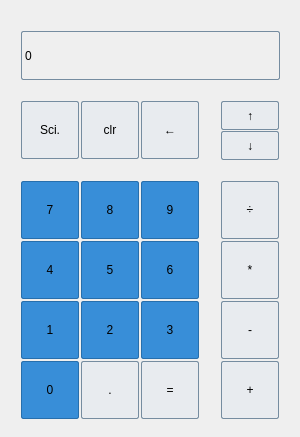
<?xml version="1.0" encoding="UTF-8"?>
<ui version="4.0">
 <class>MainWindow</class>
 <widget class="QMainWindow" name="MainWindow">
  <property name="geometry">
   <rect>
    <x>0</x>
    <y>0</y>
    <width>300</width>
    <height>437</height>
   </rect>
  </property>
  <property name="windowTitle">
   <string>MainWindow</string>
  </property>
  <widget class="QWidget" name="centralWidget">
   <widget class="QLabel" name="label">
    <property name="geometry">
     <rect>
      <x>20</x>
      <y>30</y>
      <width>261</width>
      <height>51</height>
     </rect>
    </property>
    <property name="styleSheet">
     <string notr="true">QLabel {
	font: 25 20pt &quot;Ubuntu&quot;;
	qproperty-alignment: 'AlignVCenter | AlignRight';
	border-style: solid;
	border-width: 1px;
	border-radius: 2px;
	border-color: #758ca0;
	margin: 1px;
}</string>
    </property>
    <property name="text">
     <string>0</string>
    </property>
   </widget>
   <widget class="QPushButton" name="pushButton">
    <property name="geometry">
     <rect>
      <x>20</x>
      <y>100</y>
      <width>60</width>
      <height>60</height>
     </rect>
    </property>
    <property name="sizeIncrement">
     <size>
      <width>0</width>
      <height>0</height>
     </size>
    </property>
    <property name="styleSheet">
     <string notr="true">QPushButton {
	background-color: #e8ebef;
    border-style: solid;
    border-width: 1px;
    border-radius: 2px;
    border-color: #758ca0;
	margin: 1px;
}
QPushButton:pressed {
    background-color: #388ed8;
}
QPushButton:hover{ 
	background-color: #b5bfcc;
	color: #374c5e;
}
</string>
    </property>
    <property name="text">
     <string>Sci.</string>
    </property>
   </widget>
   <widget class="QPushButton" name="pushButton_2">
    <property name="geometry">
     <rect>
      <x>80</x>
      <y>100</y>
      <width>60</width>
      <height>60</height>
     </rect>
    </property>
    <property name="sizeIncrement">
     <size>
      <width>0</width>
      <height>0</height>
     </size>
    </property>
    <property name="styleSheet">
     <string notr="true">QPushButton {
	background-color: #e8ebef;
    border-style: solid;
    border-width: 1px;
    border-radius: 2px;
    border-color: #758ca0;
	margin: 1px;
}
QPushButton:pressed {
    background-color: #388ed8;
}
QPushButton:hover{ 
	background-color: #b5bfcc;
	color: #374c5e;
}
</string>
    </property>
    <property name="text">
     <string>clr</string>
    </property>
   </widget>
   <widget class="QPushButton" name="pushButton_3">
    <property name="geometry">
     <rect>
      <x>140</x>
      <y>100</y>
      <width>60</width>
      <height>60</height>
     </rect>
    </property>
    <property name="sizeIncrement">
     <size>
      <width>0</width>
      <height>0</height>
     </size>
    </property>
    <property name="styleSheet">
     <string notr="true">QPushButton {
	background-color: #e8ebef;
    border-style: solid;
    border-width: 1px;
    border-radius: 2px;
    border-color: #758ca0;
	margin: 1px;
}
QPushButton:pressed {
    background-color: #388ed8;
}
QPushButton:hover{ 
	background-color: #b5bfcc;
	color: #374c5e;
}
</string>
    </property>
    <property name="text">
     <string>←</string>
    </property>
   </widget>
   <widget class="QPushButton" name="pushButton_4">
    <property name="geometry">
     <rect>
      <x>220</x>
      <y>100</y>
      <width>60</width>
      <height>31</height>
     </rect>
    </property>
    <property name="sizeIncrement">
     <size>
      <width>0</width>
      <height>0</height>
     </size>
    </property>
    <property name="styleSheet">
     <string notr="true">QPushButton {
	background-color: #e8ebef;
    border-style: solid;
    border-width: 1px;
    border-radius: 2px;
    border-color: #758ca0;
	margin: 1px;
}
QPushButton:pressed {
    background-color: #388ed8;
}
QPushButton:hover{ 
	background-color: #b5bfcc;
	color: #374c5e;
}
</string>
    </property>
    <property name="text">
     <string>↑</string>
    </property>
   </widget>
   <widget class="QPushButton" name="pushButton_5">
    <property name="geometry">
     <rect>
      <x>140</x>
      <y>180</y>
      <width>60</width>
      <height>60</height>
     </rect>
    </property>
    <property name="sizeIncrement">
     <size>
      <width>0</width>
      <height>0</height>
     </size>
    </property>
    <property name="styleSheet">
     <string notr="true">QPushButton {
	background-color: #388ed8;
    border-style: solid;
    border-width: 1px;
    border-radius: 2px;
    border-color: #276fad;
	margin: 1px;
}
QPushButton:pressed {
    background-color: #388ed8;
}
QPushButton:hover{ 
	background-color: #2574ba;
	color: #afd9ff;
}
</string>
    </property>
    <property name="text">
     <string>9</string>
    </property>
   </widget>
   <widget class="QPushButton" name="pushButton_6">
    <property name="geometry">
     <rect>
      <x>220</x>
      <y>180</y>
      <width>60</width>
      <height>60</height>
     </rect>
    </property>
    <property name="sizeIncrement">
     <size>
      <width>0</width>
      <height>0</height>
     </size>
    </property>
    <property name="styleSheet">
     <string notr="true">QPushButton {
	background-color: #e8ebef;
    border-style: solid;
    border-width: 1px;
    border-radius: 2px;
    border-color: #758ca0;
	margin: 1px;
}
QPushButton:pressed {
    background-color: #388ed8;
}
QPushButton:hover{ 
	background-color: #b5bfcc;
	color: #374c5e;
}
</string>
    </property>
    <property name="text">
     <string>÷</string>
    </property>
   </widget>
   <widget class="QPushButton" name="pushButton_7">
    <property name="geometry">
     <rect>
      <x>20</x>
      <y>180</y>
      <width>60</width>
      <height>60</height>
     </rect>
    </property>
    <property name="sizeIncrement">
     <size>
      <width>0</width>
      <height>0</height>
     </size>
    </property>
    <property name="styleSheet">
     <string notr="true">QPushButton {
	background-color: #388ed8;
    border-style: solid;
    border-width: 1px;
    border-radius: 2px;
    border-color: #276fad;
	margin: 1px;
}
QPushButton:pressed {
    background-color: #388ed8;
}
QPushButton:hover{ 
	background-color: #2574ba;
	color: #afd9ff;
}
</string>
    </property>
    <property name="text">
     <string>7</string>
    </property>
   </widget>
   <widget class="QPushButton" name="pushButton_8">
    <property name="geometry">
     <rect>
      <x>80</x>
      <y>180</y>
      <width>60</width>
      <height>60</height>
     </rect>
    </property>
    <property name="sizeIncrement">
     <size>
      <width>0</width>
      <height>0</height>
     </size>
    </property>
    <property name="styleSheet">
     <string notr="true">QPushButton {
	background-color: #388ed8;
    border-style: solid;
    border-width: 1px;
    border-radius: 2px;
    border-color: #276fad;
	margin: 1px;
}
QPushButton:pressed {
    background-color: #388ed8;
}
QPushButton:hover{ 
	background-color: #2574ba;
	color: #afd9ff;
}
</string>
    </property>
    <property name="text">
     <string>8</string>
    </property>
   </widget>
   <widget class="QPushButton" name="pushButton_9">
    <property name="geometry">
     <rect>
      <x>140</x>
      <y>240</y>
      <width>60</width>
      <height>60</height>
     </rect>
    </property>
    <property name="sizeIncrement">
     <size>
      <width>0</width>
      <height>0</height>
     </size>
    </property>
    <property name="styleSheet">
     <string notr="true">QPushButton {
	background-color: #388ed8;
    border-style: solid;
    border-width: 1px;
    border-radius: 2px;
    border-color: #276fad;
	margin: 1px;
}
QPushButton:pressed {
    background-color: #388ed8;
}
QPushButton:hover{ 
	background-color: #2574ba;
	color: #afd9ff;
}
</string>
    </property>
    <property name="text">
     <string>6</string>
    </property>
   </widget>
   <widget class="QPushButton" name="pushButton_10">
    <property name="geometry">
     <rect>
      <x>220</x>
      <y>240</y>
      <width>60</width>
      <height>60</height>
     </rect>
    </property>
    <property name="sizeIncrement">
     <size>
      <width>0</width>
      <height>0</height>
     </size>
    </property>
    <property name="styleSheet">
     <string notr="true">QPushButton {
	background-color: #e8ebef;
    border-style: solid;
    border-width: 1px;
    border-radius: 2px;
    border-color: #758ca0;
	margin: 1px;
}
QPushButton:pressed {
    background-color: #388ed8;
}
QPushButton:hover{ 
	background-color: #b5bfcc;
	color: #374c5e;
}
</string>
    </property>
    <property name="text">
     <string>*</string>
    </property>
   </widget>
   <widget class="QPushButton" name="pushButton_11">
    <property name="geometry">
     <rect>
      <x>20</x>
      <y>240</y>
      <width>60</width>
      <height>60</height>
     </rect>
    </property>
    <property name="sizeIncrement">
     <size>
      <width>0</width>
      <height>0</height>
     </size>
    </property>
    <property name="styleSheet">
     <string notr="true">QPushButton {
	background-color: #388ed8;
    border-style: solid;
    border-width: 1px;
    border-radius: 2px;
    border-color: #276fad;
	margin: 1px;
}
QPushButton:pressed {
    background-color: #388ed8;
}
QPushButton:hover{ 
	background-color: #2574ba;
	color: #afd9ff;
}
</string>
    </property>
    <property name="text">
     <string>4</string>
    </property>
   </widget>
   <widget class="QPushButton" name="pushButton_12">
    <property name="geometry">
     <rect>
      <x>80</x>
      <y>240</y>
      <width>60</width>
      <height>60</height>
     </rect>
    </property>
    <property name="sizeIncrement">
     <size>
      <width>0</width>
      <height>0</height>
     </size>
    </property>
    <property name="styleSheet">
     <string notr="true">QPushButton {
	background-color: #388ed8;
    border-style: solid;
    border-width: 1px;
    border-radius: 2px;
    border-color: #276fad;
	margin: 1px;
}
QPushButton:pressed {
    background-color: #388ed8;
}
QPushButton:hover{ 
	background-color: #2574ba;
	color: #afd9ff;
}
</string>
    </property>
    <property name="text">
     <string>5</string>
    </property>
   </widget>
   <widget class="QPushButton" name="pushButton_13">
    <property name="geometry">
     <rect>
      <x>140</x>
      <y>300</y>
      <width>60</width>
      <height>60</height>
     </rect>
    </property>
    <property name="sizeIncrement">
     <size>
      <width>0</width>
      <height>0</height>
     </size>
    </property>
    <property name="styleSheet">
     <string notr="true">QPushButton {
	background-color: #388ed8;
    border-style: solid;
    border-width: 1px;
    border-radius: 2px;
    border-color: #276fad;
	margin: 1px;
}
QPushButton:pressed {
    background-color: #388ed8;
}
QPushButton:hover{ 
	background-color: #2574ba;
	color: #afd9ff;
}
</string>
    </property>
    <property name="text">
     <string>3</string>
    </property>
   </widget>
   <widget class="QPushButton" name="pushButton_14">
    <property name="geometry">
     <rect>
      <x>220</x>
      <y>300</y>
      <width>60</width>
      <height>60</height>
     </rect>
    </property>
    <property name="sizeIncrement">
     <size>
      <width>0</width>
      <height>0</height>
     </size>
    </property>
    <property name="styleSheet">
     <string notr="true">QPushButton {
	background-color: #e8ebef;
    border-style: solid;
    border-width: 1px;
    border-radius: 2px;
    border-color: #758ca0;
	margin: 1px;
}
QPushButton:pressed {
    background-color: #388ed8;
}
QPushButton:hover{ 
	background-color: #b5bfcc;
	color: #374c5e;
}
</string>
    </property>
    <property name="text">
     <string>-</string>
    </property>
   </widget>
   <widget class="QPushButton" name="pushButton_15">
    <property name="geometry">
     <rect>
      <x>20</x>
      <y>300</y>
      <width>60</width>
      <height>60</height>
     </rect>
    </property>
    <property name="sizeIncrement">
     <size>
      <width>0</width>
      <height>0</height>
     </size>
    </property>
    <property name="styleSheet">
     <string notr="true">QPushButton {
	background-color: #388ed8;
    border-style: solid;
    border-width: 1px;
    border-radius: 2px;
    border-color: #276fad;
	margin: 1px;
}
QPushButton:pressed {
    background-color: #388ed8;
}
QPushButton:hover{ 
	background-color: #2574ba;
	color: #afd9ff;
}
</string>
    </property>
    <property name="text">
     <string>1</string>
    </property>
   </widget>
   <widget class="QPushButton" name="pushButton_16">
    <property name="geometry">
     <rect>
      <x>80</x>
      <y>300</y>
      <width>60</width>
      <height>60</height>
     </rect>
    </property>
    <property name="sizeIncrement">
     <size>
      <width>0</width>
      <height>0</height>
     </size>
    </property>
    <property name="styleSheet">
     <string notr="true">QPushButton {
	background-color: #388ed8;
    border-style: solid;
    border-width: 1px;
    border-radius: 2px;
    border-color: #276fad;
	margin: 1px;
}
QPushButton:pressed {
    background-color: #388ed8;
}
QPushButton:hover{ 
	background-color: #2574ba;
	color: #afd9ff;
}
</string>
    </property>
    <property name="text">
     <string>2</string>
    </property>
   </widget>
   <widget class="QPushButton" name="pushButton_17">
    <property name="geometry">
     <rect>
      <x>220</x>
      <y>360</y>
      <width>60</width>
      <height>60</height>
     </rect>
    </property>
    <property name="sizeIncrement">
     <size>
      <width>0</width>
      <height>0</height>
     </size>
    </property>
    <property name="styleSheet">
     <string notr="true">QPushButton {
	background-color: #e8ebef;
    border-style: solid;
    border-width: 1px;
    border-radius: 2px;
    border-color: #758ca0;
	margin: 1px;
}
QPushButton:pressed {
    background-color: #388ed8;
}
QPushButton:hover{ 
	background-color: #b5bfcc;
	color: #374c5e;
}
</string>
    </property>
    <property name="text">
     <string>+</string>
    </property>
   </widget>
   <widget class="QPushButton" name="pushButton_18">
    <property name="geometry">
     <rect>
      <x>140</x>
      <y>360</y>
      <width>60</width>
      <height>60</height>
     </rect>
    </property>
    <property name="sizeIncrement">
     <size>
      <width>0</width>
      <height>0</height>
     </size>
    </property>
    <property name="styleSheet">
     <string notr="true">QPushButton {
	background-color: #e8ebef;
    border-style: solid;
    border-width: 1px;
    border-radius: 2px;
    border-color: #758ca0;
	margin: 1px;
}
QPushButton:pressed {
    background-color: #388ed8;
}
QPushButton:hover{ 
	background-color: #b5bfcc;
	color: #374c5e;
}
</string>
    </property>
    <property name="text">
     <string>=</string>
    </property>
   </widget>
   <widget class="QPushButton" name="pushButton_19">
    <property name="geometry">
     <rect>
      <x>20</x>
      <y>360</y>
      <width>60</width>
      <height>60</height>
     </rect>
    </property>
    <property name="sizeIncrement">
     <size>
      <width>0</width>
      <height>0</height>
     </size>
    </property>
    <property name="styleSheet">
     <string notr="true">QPushButton {
	background-color: #388ed8;
    border-style: solid;
    border-width: 1px;
    border-radius: 2px;
    border-color: #276fad;
	margin: 1px;
}
QPushButton:pressed {
    background-color: #388ed8;
}
QPushButton:hover{ 
	background-color: #2574ba;
	color: #afd9ff;
}
</string>
    </property>
    <property name="text">
     <string>0</string>
    </property>
   </widget>
   <widget class="QPushButton" name="pushButton_20">
    <property name="geometry">
     <rect>
      <x>80</x>
      <y>360</y>
      <width>60</width>
      <height>60</height>
     </rect>
    </property>
    <property name="sizeIncrement">
     <size>
      <width>0</width>
      <height>0</height>
     </size>
    </property>
    <property name="styleSheet">
     <string notr="true">QPushButton {
	background-color: #e8ebef;
    border-style: solid;
    border-width: 1px;
    border-radius: 2px;
    border-color: #758ca0;
	margin: 1px;
}
QPushButton:pressed {
    background-color: #388ed8;
}
QPushButton:hover{ 
	background-color: #b5bfcc;
	color: #374c5e;
}
</string>
    </property>
    <property name="text">
     <string>.</string>
    </property>
   </widget>
   <widget class="QPushButton" name="pushButton_21">
    <property name="geometry">
     <rect>
      <x>220</x>
      <y>130</y>
      <width>60</width>
      <height>31</height>
     </rect>
    </property>
    <property name="sizeIncrement">
     <size>
      <width>0</width>
      <height>0</height>
     </size>
    </property>
    <property name="styleSheet">
     <string notr="true">QPushButton {
	background-color: #e8ebef;
    border-style: solid;
    border-width: 1px;
    border-radius: 2px;
    border-color: #758ca0;
	margin: 1px;
}
QPushButton:pressed {
    background-color: #388ed8;
}
QPushButton:hover{ 
	background-color: #b5bfcc;
	color: #374c5e;
}
</string>
    </property>
    <property name="text">
     <string>↓</string>
    </property>
   </widget>
  </widget>
 </widget>
 <layoutdefault spacing="6" margin="11"/>
 <resources/>
 <connections/>
</ui>
